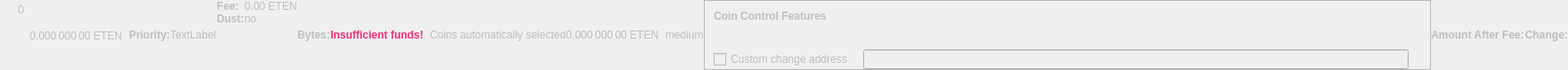
    <widget class="QWidget" name="dummyHideWidget" native="true">
     <property name="enabled">
      <bool>false</bool>
     </property>
     <property name="maximumSize">
      <size>
       <width>100</width>
       <height>22</height>
      </size>
     </property>
     <layout class="QHBoxLayout" name="dummyHideLayout">
      <property name="spacing">
       <number>0</number>
      </property>
      <property name="leftMargin">
       <number>0</number>
      </property>
      <property name="topMargin">
       <number>0</number>
      </property>
      <property name="rightMargin">
       <number>0</number>
      </property>
      <property name="bottomMargin">
       <number>0</number>
      </property>
      <item>
       <layout class="QFormLayout" name="formLayoutCoinControl1">
        <property name="horizontalSpacing">
         <number>10</number>
        </property>
        <property name="verticalSpacing">
         <number>14</number>
        </property>
        <property name="leftMargin">
         <number>10</number>
        </property>
        <property name="topMargin">
         <number>4</number>
        </property>
        <property name="rightMargin">
         <number>6</number>
        </property>
        <item row="0" column="1">
         <widget class="QLabel" name="labelCoinControlBytes">
          <property name="cursor">
           <cursorShape>IBeamCursor</cursorShape>
          </property>
          <property name="contextMenuPolicy">
           <enum>Qt::ActionsContextMenu</enum>
          </property>
          <property name="text">
           <string notr="true">0</string>
          </property>
          <property name="textInteractionFlags">
           <set>Qt::LinksAccessibleByMouse|Qt::TextSelectableByKeyboard|Qt::TextSelectableByMouse</set>
          </property>
         </widget>
        </item>
       </layout>
      </item>
      <item>
       <widget class="QLabel" name="labelCoinControlAfterFee">
        <property name="enabled">
         <bool>false</bool>
        </property>
        <property name="sizePolicy">
         <sizepolicy hsizetype="Fixed" vsizetype="Fixed">
          <horstretch>0</horstretch>
          <verstretch>0</verstretch>
         </sizepolicy>
        </property>
        <property name="minimumSize">
         <size>
          <width>111</width>
          <height>12</height>
         </size>
        </property>
        <property name="maximumSize">
         <size>
          <width>111</width>
          <height>12</height>
         </size>
        </property>
        <property name="cursor">
         <cursorShape>IBeamCursor</cursorShape>
        </property>
        <property name="contextMenuPolicy">
         <enum>Qt::ActionsContextMenu</enum>
        </property>
        <property name="text">
         <string notr="true">0.000 000 00 ETEN</string>
        </property>
        <property name="textInteractionFlags">
         <set>Qt::LinksAccessibleByMouse|Qt::TextSelectableByKeyboard|Qt::TextSelectableByMouse</set>
        </property>
       </widget>
      </item>
      <item>
       <widget class="QLabel" name="labelCoinControlPriorityText">
        <property name="enabled">
         <bool>false</bool>
        </property>
        <property name="font">
         <font>
          <weight>75</weight>
          <bold>true</bold>
         </font>
        </property>
        <property name="text">
         <string>Priority:</string>
        </property>
       </widget>
      </item>
      <item>
       <layout class="QHBoxLayout" name="horizontalLayout">
        <item>
         <widget class="QLabel" name="WarningLabel">
          <property name="text">
           <string>TextLabel</string>
          </property>
         </widget>
        </item>
       </layout>
      </item>
      <item>
       <layout class="QFormLayout" name="formLayoutCoinControl3">
        <property name="horizontalSpacing">
         <number>0</number>
        </property>
        <property name="verticalSpacing">
         <number>0</number>
        </property>
        <property name="leftMargin">
         <number>0</number>
        </property>
        <property name="topMargin">
         <number>0</number>
        </property>
        <property name="rightMargin">
         <number>0</number>
        </property>
        <item row="0" column="0">
         <widget class="QLabel" name="labelCoinControlFeeText">
          <property name="enabled">
           <bool>false</bool>
          </property>
          <property name="font">
           <font>
            <weight>75</weight>
            <bold>true</bold>
           </font>
          </property>
          <property name="text">
           <string>Fee:</string>
          </property>
          <property name="margin">
           <number>0</number>
          </property>
         </widget>
        </item>
        <item row="0" column="1">
         <widget class="QLabel" name="labelCoinControlFee">
          <property name="enabled">
           <bool>false</bool>
          </property>
          <property name="cursor">
           <cursorShape>IBeamCursor</cursorShape>
          </property>
          <property name="contextMenuPolicy">
           <enum>Qt::ActionsContextMenu</enum>
          </property>
          <property name="text">
           <string notr="true">0.00 ETEN</string>
          </property>
          <property name="textInteractionFlags">
           <set>Qt::LinksAccessibleByMouse|Qt::TextSelectableByKeyboard|Qt::TextSelectableByMouse</set>
          </property>
         </widget>
        </item>
        <item row="1" column="0">
         <widget class="QLabel" name="labelCoinControlLowOutputText">
          <property name="enabled">
           <bool>false</bool>
          </property>
          <property name="font">
           <font>
            <weight>75</weight>
            <bold>true</bold>
           </font>
          </property>
          <property name="text">
           <string>Dust:</string>
          </property>
         </widget>
        </item>
        <item row="1" column="1">
         <widget class="QLabel" name="labelCoinControlLowOutput">
          <property name="enabled">
           <bool>false</bool>
          </property>
          <property name="cursor">
           <cursorShape>IBeamCursor</cursorShape>
          </property>
          <property name="contextMenuPolicy">
           <enum>Qt::ActionsContextMenu</enum>
          </property>
          <property name="text">
           <string>no</string>
          </property>
          <property name="textInteractionFlags">
           <set>Qt::LinksAccessibleByMouse|Qt::TextSelectableByKeyboard|Qt::TextSelectableByMouse</set>
          </property>
         </widget>
        </item>
       </layout>
      </item>
      <item>
       <widget class="QLabel" name="labelCoinControlBytesText">
        <property name="enabled">
         <bool>false</bool>
        </property>
        <property name="font">
         <font>
          <weight>75</weight>
          <bold>true</bold>
         </font>
        </property>
        <property name="text">
         <string>Bytes:</string>
        </property>
       </widget>
      </item>
      <item>
       <layout class="QFormLayout" name="formLayoutCoinControl2">
        <property name="horizontalSpacing">
         <number>0</number>
        </property>
        <property name="verticalSpacing">
         <number>0</number>
        </property>
        <property name="leftMargin">
         <number>0</number>
        </property>
        <property name="topMargin">
         <number>0</number>
        </property>
        <property name="rightMargin">
         <number>0</number>
        </property>
       </layout>
      </item>
      <item>
       <layout class="QHBoxLayout" name="horizontalLayoutCoinControl2">
        <property name="spacing">
         <number>0</number>
        </property>
        <property name="bottomMargin">
         <number>0</number>
        </property>
       </layout>
      </item>
      <item>
       <widget class="QLabel" name="labelCoinControlInsuffFunds">
        <property name="enabled">
         <bool>false</bool>
        </property>
        <property name="minimumSize">
         <size>
          <width>0</width>
          <height>0</height>
         </size>
        </property>
        <property name="font">
         <font>
          <weight>75</weight>
          <bold>true</bold>
         </font>
        </property>
        <property name="styleSheet">
         <string notr="true">color: #ee2f77;font-weight:bold;</string>
        </property>
        <property name="text">
         <string>Insufficient funds!</string>
        </property>
        <property name="margin">
         <number>5</number>
        </property>
       </widget>
      </item>
      <item>
       <layout class="QFormLayout" name="formLayoutCoinControl4">
        <property name="horizontalSpacing">
         <number>0</number>
        </property>
        <property name="verticalSpacing">
         <number>0</number>
        </property>
        <property name="leftMargin">
         <number>0</number>
        </property>
        <property name="topMargin">
         <number>0</number>
        </property>
        <property name="rightMargin">
         <number>0</number>
        </property>
       </layout>
      </item>
      <item>
       <widget class="QLabel" name="labelCoinControlChangeLabel">
        <property name="enabled">
         <bool>false</bool>
        </property>
        <property name="sizePolicy">
         <sizepolicy hsizetype="Preferred" vsizetype="Expanding">
          <horstretch>0</horstretch>
          <verstretch>0</verstretch>
         </sizepolicy>
        </property>
        <property name="minimumSize">
         <size>
          <width>0</width>
          <height>0</height>
         </size>
        </property>
        <property name="text">
         <string/>
        </property>
        <property name="margin">
         <number>3</number>
        </property>
       </widget>
      </item>
      <item>
       <widget class="QLabel" name="labelCoinControlAutomaticallySelected">
        <property name="enabled">
         <bool>false</bool>
        </property>
        <property name="sizePolicy">
         <sizepolicy hsizetype="Fixed" vsizetype="Fixed">
          <horstretch>0</horstretch>
          <verstretch>0</verstretch>
         </sizepolicy>
        </property>
        <property name="minimumSize">
         <size>
          <width>0</width>
          <height>0</height>
         </size>
        </property>
        <property name="maximumSize">
         <size>
          <width>240</width>
          <height>16777215</height>
         </size>
        </property>
        <property name="text">
         <string>Coins automatically selected</string>
        </property>
        <property name="margin">
         <number>5</number>
        </property>
       </widget>
      </item>
      <item>
       <widget class="QLabel" name="labelCoinControlChange">
        <property name="enabled">
         <bool>false</bool>
        </property>
        <property name="sizePolicy">
         <sizepolicy hsizetype="Fixed" vsizetype="Fixed">
          <horstretch>0</horstretch>
          <verstretch>0</verstretch>
         </sizepolicy>
        </property>
        <property name="minimumSize">
         <size>
          <width>111</width>
          <height>0</height>
         </size>
        </property>
        <property name="maximumSize">
         <size>
          <width>111</width>
          <height>16777215</height>
         </size>
        </property>
        <property name="cursor">
         <cursorShape>IBeamCursor</cursorShape>
        </property>
        <property name="contextMenuPolicy">
         <enum>Qt::ActionsContextMenu</enum>
        </property>
        <property name="text">
         <string notr="true">0.000 000 00 ETEN</string>
        </property>
        <property name="textInteractionFlags">
         <set>Qt::LinksAccessibleByMouse|Qt::TextSelectableByKeyboard|Qt::TextSelectableByMouse</set>
        </property>
       </widget>
      </item>
      <item>
       <widget class="QLabel" name="labelCoinControlPriority">
        <property name="enabled">
         <bool>false</bool>
        </property>
        <property name="cursor">
         <cursorShape>IBeamCursor</cursorShape>
        </property>
        <property name="contextMenuPolicy">
         <enum>Qt::ActionsContextMenu</enum>
        </property>
        <property name="text">
         <string>medium</string>
        </property>
        <property name="textInteractionFlags">
         <set>Qt::LinksAccessibleByMouse|Qt::TextSelectableByKeyboard|Qt::TextSelectableByMouse</set>
        </property>
       </widget>
      </item>
      <item>
       <widget class="QFrame" name="frameCoinControl">
        <property name="sizePolicy">
         <sizepolicy hsizetype="Expanding" vsizetype="Expanding">
          <horstretch>0</horstretch>
          <verstretch>0</verstretch>
         </sizepolicy>
        </property>
        <property name="maximumSize">
         <size>
          <width>16777215</width>
          <height>16777215</height>
         </size>
        </property>
        <property name="frameShape">
         <enum>QFrame::StyledPanel</enum>
        </property>
        <property name="frameShadow">
         <enum>QFrame::Sunken</enum>
        </property>
        <layout class="QVBoxLayout" name="verticalLayoutCoinControl2_2">
         <property name="spacing">
          <number>0</number>
         </property>
         <property name="leftMargin">
          <number>0</number>
         </property>
         <property name="topMargin">
          <number>0</number>
         </property>
         <property name="rightMargin">
          <number>0</number>
         </property>
         <property name="bottomMargin">
          <number>0</number>
         </property>
         <item>
          <layout class="QVBoxLayout" name="verticalLayoutCoinControl" stretch="0,0,0,1">
           <property name="spacing">
            <number>0</number>
           </property>
           <property name="leftMargin">
            <number>10</number>
           </property>
           <property name="topMargin">
            <number>10</number>
           </property>
           <item>
            <layout class="QHBoxLayout" name="horizontalLayoutCoinControl1">
             <property name="bottomMargin">
              <number>15</number>
             </property>
             <item>
              <widget class="QLabel" name="labelCoinControlFeatures">
               <property name="enabled">
                <bool>false</bool>
               </property>
               <property name="sizePolicy">
                <sizepolicy hsizetype="Preferred" vsizetype="Maximum">
                 <horstretch>0</horstretch>
                 <verstretch>0</verstretch>
                </sizepolicy>
               </property>
               <property name="font">
                <font>
                 <weight>75</weight>
                 <bold>true</bold>
                </font>
               </property>
               <property name="styleSheet">
                <string notr="true">font-weight:bold;</string>
               </property>
               <property name="text">
                <string>Coin Control Features</string>
               </property>
              </widget>
             </item>
            </layout>
           </item>
           <item>
            <widget class="QWidget" name="widgetCoinControl" native="true">
             <property name="sizePolicy">
              <sizepolicy hsizetype="Preferred" vsizetype="Preferred">
               <horstretch>0</horstretch>
               <verstretch>0</verstretch>
              </sizepolicy>
             </property>
             <property name="minimumSize">
              <size>
               <width>0</width>
               <height>0</height>
              </size>
             </property>
             <property name="styleSheet">
              <string notr="true"/>
             </property>
             <layout class="QHBoxLayout" name="horizontalLayoutCoinControl5_2">
              <property name="leftMargin">
               <number>0</number>
              </property>
              <property name="topMargin">
               <number>0</number>
              </property>
              <property name="rightMargin">
               <number>0</number>
              </property>
              <property name="bottomMargin">
               <number>0</number>
              </property>
              <item>
               <layout class="QHBoxLayout" name="horizontalLayoutCoinControl3">
                <property name="spacing">
                 <number>20</number>
                </property>
                <property name="topMargin">
                 <number>0</number>
                </property>
                <property name="bottomMargin">
                 <number>10</number>
                </property>
               </layout>
              </item>
             </layout>
            </widget>
           </item>
           <item>
            <layout class="QHBoxLayout" name="horizontalLayoutCoinControl4" stretch="0,0,0">
             <property name="spacing">
              <number>12</number>
             </property>
             <property name="sizeConstraint">
              <enum>QLayout::SetDefaultConstraint</enum>
             </property>
             <property name="topMargin">
              <number>5</number>
             </property>
             <property name="rightMargin">
              <number>5</number>
             </property>
             <item>
              <widget class="QCheckBox" name="checkBoxCoinControlChange">
               <property name="enabled">
                <bool>false</bool>
               </property>
               <property name="toolTip">
                <string>If this is activated, but the change address is empty or invalid, change will be sent to a newly generated address.</string>
               </property>
               <property name="text">
                <string>Custom change address</string>
               </property>
              </widget>
             </item>
             <item>
              <widget class="QValidatedLineEdit" name="lineEditCoinControlChange">
               <property name="enabled">
                <bool>false</bool>
               </property>
               <property name="sizePolicy">
                <sizepolicy hsizetype="Expanding" vsizetype="Fixed">
                 <horstretch>0</horstretch>
                 <verstretch>0</verstretch>
                </sizepolicy>
               </property>
              </widget>
             </item>
             <item>
              <widget class="QLabel" name="labelCoinControlChangeLabel_2">
               <property name="sizePolicy">
                <sizepolicy hsizetype="Preferred" vsizetype="Expanding">
                 <horstretch>0</horstretch>
                 <verstretch>0</verstretch>
                </sizepolicy>
               </property>
               <property name="minimumSize">
                <size>
                 <width>0</width>
                 <height>0</height>
                </size>
               </property>
               <property name="text">
                <string/>
               </property>
               <property name="margin">
                <number>3</number>
               </property>
              </widget>
             </item>
            </layout>
           </item>
           <item>
            <spacer name="verticalSpacerCoinControl">
             <property name="orientation">
              <enum>Qt::Vertical</enum>
             </property>
             <property name="sizeHint" stdset="0">
              <size>
               <width>800</width>
               <height>1</height>
              </size>
             </property>
            </spacer>
           </item>
          </layout>
         </item>
        </layout>
       </widget>
      </item>
      <item>
       <widget class="QLabel" name="labelCoinControlAfterFeeText">
        <property name="enabled">
         <bool>false</bool>
        </property>
        <property name="minimumSize">
         <size>
          <width>0</width>
          <height>0</height>
         </size>
        </property>
        <property name="maximumSize">
         <size>
          <width>16777215</width>
          <height>16777215</height>
         </size>
        </property>
        <property name="font">
         <font>
          <weight>75</weight>
          <bold>true</bold>
         </font>
        </property>
        <property name="text">
         <string>Amount After Fee:</string>
        </property>
        <property name="alignment">
         <set>Qt::AlignLeading|Qt::AlignLeft|Qt::AlignVCenter</set>
        </property>
        <property name="margin">
         <number>0</number>
        </property>
       </widget>
      </item>
      <item>
       <widget class="QLabel" name="labelCoinControlChangeText">
        <property name="enabled">
         <bool>false</bool>
        </property>
        <property name="sizePolicy">
         <sizepolicy hsizetype="Preferred" vsizetype="Preferred">
          <horstretch>0</horstretch>
          <verstretch>0</verstretch>
         </sizepolicy>
        </property>
        <property name="minimumSize">
         <size>
          <width>0</width>
          <height>0</height>
         </size>
        </property>
        <property name="maximumSize">
         <size>
          <width>16777215</width>
          <height>16777215</height>
         </size>
        </property>
        <property name="font">
         <font>
          <weight>75</weight>
          <bold>true</bold>
         </font>
        </property>
        <property name="text">
         <string>Change:</string>
        </property>
        <property name="alignment">
         <set>Qt::AlignLeading|Qt::AlignLeft|Qt::AlignVCenter</set>
        </property>
       </widget>
      </item>
     </layout>
    </widget>
